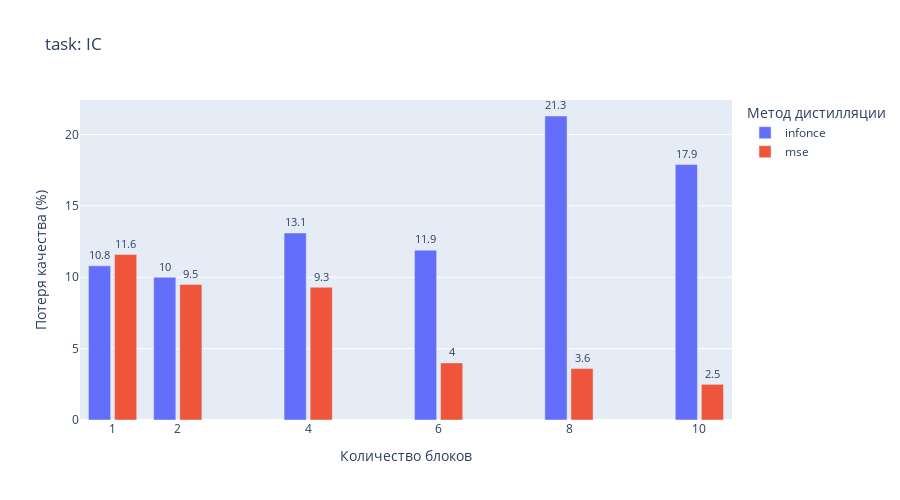

Notebook code cell kept with this figure:
### Code cell
task = 'IC'

fig = px.bar(data,
             x="Количество блоков",
             y=task,
             color='Метод дистилляции',
             barmode="group",
             text=task,
             height=500,
             width=900,
             labels={task: "Потеря качества (%)"},
             title=f'task: {task}'
             )
fig.update_traces(
    textposition="outside"
)
fig.update_layout(bargroupgap=0.15,
                  xaxis=dict(tickvals=data["Количество блоков"]),
                  uniformtext_minsize=8,
                  uniformtext_mode='show'
                  )
fig.show()
fig.write_image('metrics/ic_result.png')

### Figure 1 — Plotly figure (JSON) as saved in the notebook; plotly's stock layout.template omitted (floating-point values rounded to 4 significant figures)
{"data": [{"alignmentgroup": "True", "hovertemplate": "Метод дистилляции=infonce<br>Количество блоков=%{x}<br>Потеря качества (%)=%{text}<extra></extra>", "legendgroup": "infonce", "marker": {"color": "#636efa", "pattern": {"shape": ""}}, "name": "infonce", "offsetgroup": "infonce", "orientation": "v", "showlegend": true, "text": [10.8, 10, 13.1, 11.9, 21.3, 17.9], "textposition": "outside", "type": "bar", "x": [1, 2, 4, 6, 8, 10], "xaxis": "x", "y": [10.8, 10, 13.1, 11.9, 21.3, 17.9], "yaxis": "y"}, {"alignmentgroup": "True", "hovertemplate": "Метод дистилляции=mse<br>Количество блоков=%{x}<br>Потеря качества (%)=%{text}<extra></extra>", "legendgroup": "mse", "marker": {"color": "#EF553B", "pattern": {"shape": ""}}, "name": "mse", "offsetgroup": "mse", "orientation": "v", "showlegend": true, "text": [11.6, 9.5, 9.3, 4, 3.6, 2.5], "textposition": "outside", "type": "bar", "x": [1, 2, 4, 6, 8, 10], "xaxis": "x", "y": [11.6, 9.5, 9.3, 4, 3.6, 2.5], "yaxis": "y"}], "layout": {"bargroupgap": 0.15, "barmode": "group", "height": 500, "legend": {"title": {"text": "Метод дистилляции"}, "tracegroupgap": 0}, "title": {"text": "task: IC"}, "uniformtext": {"minsize": 8, "mode": "show"}, "width": 900, "xaxis": {"anchor": "y", "domain": [0, 1], "tickvals": [1, 1, 2, 2, 4, 4, 6, 6, 8, 8, 10, 10], "title": {"text": "Количество блоков"}}, "yaxis": {"anchor": "x", "domain": [0, 1], "title": {"text": "Потеря качества (%)"}}}}
